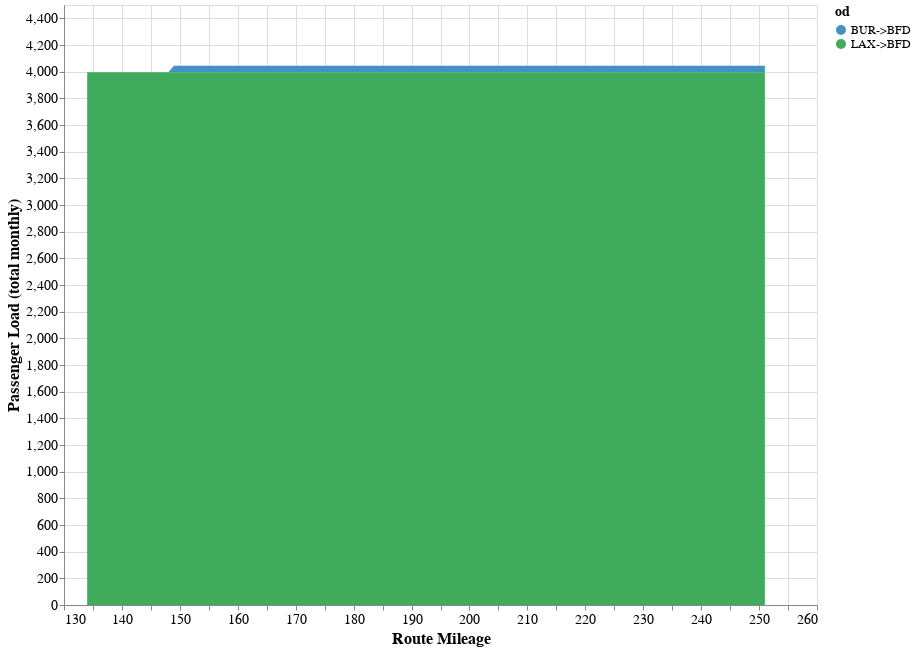

This figure's notebook cell:
### Code cell
chart

### Figure 1 — Vega specification as saved in the notebook (floating-point values rounded to 4 significant figures; data arrays with more than 128 entries replaced by an {"elided": "..."} marker saying what was removed)
{"$schema": "https://vega.github.io/schema/vega/v5.json", "data": [{"name": "source_0", "values": {"elided": "236 records"}}, {"name": "source_0_x_domain_route_mileage", "values": [{"min": 134.0, "max": 251.0}]}], "marks": [{"type": "group", "name": "pathgroup", "from": {"facet": {"data": "source_0", "name": "faceted_path_main", "groupby": ["od"]}}, "encode": {"update": {"height": {"field": {"signal": null, "datum": null, "group": "height", "parent": null}}, "width": {"field": {"signal": null, "datum": null, "group": "width", "parent": null}}}}, "marks": [{"type": "area", "name": "marks", "from": {"data": "faceted_path_main"}, "sort": {"field": "x"}, "encode": {"update": {"fill": {"field": "od", "scale": "color"}, "tooltip": {"signal": "{\"departing_station\": isValid(datum[\"departing_station\"]) ? datum[\"departing_station\"] : \"\"+datum[\"departing_station\"], \"od\": isValid(datum[\"od\"]) ? datum[\"od\"] : \"\"+datum[\"od\"], \"ridership\": format(datum[\"ridership\"], \"\")}"}, "orient": {"value": "vertical"}, "y": {"field": "sum_ridership_end", "scale": "y"}, "x": {"field": "route_mileage", "scale": "x"}, "y2": {"field": "sum_ridership_start", "scale": "y"}, "defined": {"signal": "isValid(datum[\"route_mileage\"]) && isFinite(+datum[\"route_mileage\"]) && isValid(datum[\"sum_ridership\"]) && isFinite(+datum[\"sum_ridership\"])"}}}, "style": ["area"]}]}], "scales": [{"name": "x", "type": "linear", "domain": [{"signal": "(data(\"source_0_x_domain_route_mileage\")[0] || {}).min"}, {"signal": "(data(\"source_0_x_domain_route_mileage\")[0] || {}).max"}], "range": [0, {"signal": "width"}], "nice": true, "zero": false}, {"name": "y", "type": "linear", "domain": {"data": "source_0", "fields": ["sum_ridership_start", "sum_ridership_end"]}, "range": [{"signal": "height"}, 0], "zero": true, "nice": true}, {"name": "color", "type": "ordinal", "domain": ["BUR->BFD", "LAX->BFD"], "range": ["#4292c6", "#41ab5d"]}], "axes": [{"scale": "x", "gridScale": "y", "maxExtent": 0, "orient": "bottom", "domain": false, "aria": false, "minExtent": 0, "grid": true, "zindex": 0, "labels": false, "ticks": false, "tickCount": {"signal": "ceil(width/40)"}}, {"scale": "y", "minExtent": 0, "domain": false, "maxExtent": 0, "zindex": 0, "ticks": false, "aria": false, "gridScale": "x", "orient": "left", "grid": true, "tickCount": {"signal": "ceil(height/40)"}, "labels": false}, {"scale": "x", "grid": false, "labelOverlap": true, "orient": "bottom", "labelFlush": true, "tickCount": {"signal": "ceil(width/40)"}, "zindex": 0, "title": "Route Mileage"}, {"scale": "y", "tickCount": {"signal": "ceil(height/40)"}, "orient": "left", "zindex": 0, "grid": false, "title": "Passenger Load (total monthly)", "labelOverlap": true}], "padding": 5, "legends": [{"labelFontSize": 12, "symbolLimit": 0, "titleFontSize": 14, "fill": "color", "symbolType": "circle", "title": "od"}], "config": {"axis": {"labelFontSize": 14, "titleFontSize": 16}}, "background": "white", "height": 600, "style": "cell", "width": 753}
